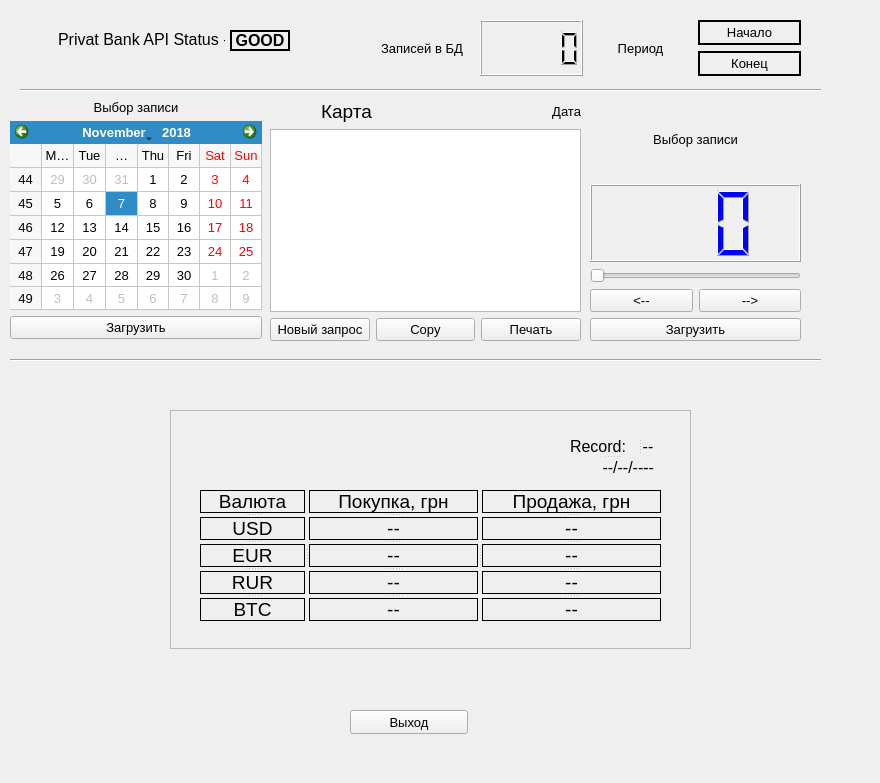
<?xml version="1.0" encoding="UTF-8"?>
<ui version="4.0">
 <class>Form</class>
 <widget class="QWidget" name="Form">
  <property name="geometry">
   <rect>
    <x>0</x>
    <y>0</y>
    <width>880</width>
    <height>783</height>
   </rect>
  </property>
  <property name="font">
   <font>
    <pointsize>10</pointsize>
   </font>
  </property>
  <property name="windowTitle">
   <string>Privat Bank API</string>
  </property>
  <property name="windowIcon">
   <iconset>
    <normaloff>Res/PrivatBank.ico</normaloff>Res/PrivatBank.ico</iconset>
  </property>
  <widget class="QPushButton" name="btn_exit">
   <property name="geometry">
    <rect>
     <x>350</x>
     <y>710</y>
     <width>118</width>
     <height>24</height>
    </rect>
   </property>
   <property name="text">
    <string>Выход</string>
   </property>
  </widget>
  <widget class="QWidget" name="layoutWidget">
   <property name="geometry">
    <rect>
     <x>270</x>
     <y>100</y>
     <width>311</width>
     <height>241</height>
    </rect>
   </property>
   <layout class="QVBoxLayout" name="verticalLayout_result_box">
    <item>
     <layout class="QHBoxLayout" name="horizontalLayout_result_data">
      <item>
       <widget class="QLabel" name="label">
        <property name="font">
         <font>
          <pointsize>14</pointsize>
         </font>
        </property>
        <property name="styleSheet">
         <string notr="true">border-color: rgb(0, 170, 255);</string>
        </property>
        <property name="text">
         <string>Карта</string>
        </property>
        <property name="alignment">
         <set>Qt::AlignCenter</set>
        </property>
        <property name="buddy">
         <cstring>textEdit</cstring>
        </property>
       </widget>
      </item>
      <item>
       <widget class="QLabel" name="label_date">
        <property name="font">
         <font>
          <pointsize>10</pointsize>
         </font>
        </property>
        <property name="text">
         <string>Дата</string>
        </property>
        <property name="alignment">
         <set>Qt::AlignRight|Qt::AlignTrailing|Qt::AlignVCenter</set>
        </property>
        <property name="buddy">
         <cstring>textEdit</cstring>
        </property>
       </widget>
      </item>
     </layout>
    </item>
    <item>
     <widget class="QTextEdit" name="textEdit">
      <property name="font">
       <font>
        <pointsize>10</pointsize>
       </font>
      </property>
      <property name="autoFormatting">
       <set>QTextEdit::AutoAll</set>
      </property>
      <property name="readOnly">
       <bool>true</bool>
      </property>
      <property name="html">
       <string>&lt;!DOCTYPE HTML PUBLIC &quot;-//W3C//DTD HTML 4.0//EN&quot; &quot;http://www.w3.org/TR/REC-html40/strict.dtd&quot;&gt;
&lt;html&gt;&lt;head&gt;&lt;meta name=&quot;qrichtext&quot; content=&quot;1&quot; /&gt;&lt;style type=&quot;text/css&quot;&gt;
p, li { white-space: pre-wrap; }
&lt;/style&gt;&lt;/head&gt;&lt;body style=&quot; font-family:'MS Shell Dlg 2'; font-size:10pt; font-weight:400; font-style:normal;&quot;&gt;
&lt;p style=&quot;-qt-paragraph-type:empty; margin-top:0px; margin-bottom:0px; margin-left:0px; margin-right:0px; -qt-block-indent:0; text-indent:0px; font-size:8.25pt;&quot;&gt;&lt;br /&gt;&lt;/p&gt;&lt;/body&gt;&lt;/html&gt;</string>
      </property>
     </widget>
    </item>
    <item>
     <layout class="QHBoxLayout" name="horizontalLayout_btns">
      <item>
       <widget class="QPushButton" name="btn_request">
        <property name="styleSheet">
         <string notr="true"/>
        </property>
        <property name="text">
         <string>Новый запрос</string>
        </property>
       </widget>
      </item>
      <item>
       <widget class="QPushButton" name="btn_copy">
        <property name="text">
         <string>Copy</string>
        </property>
       </widget>
      </item>
      <item>
       <widget class="QPushButton" name="btn_print">
        <property name="toolTip">
         <string>&lt;html&gt;&lt;head/&gt;&lt;body&gt;&lt;p&gt;Print Tool Tip&lt;/p&gt;&lt;/body&gt;&lt;/html&gt;</string>
        </property>
        <property name="whatsThis">
         <string>&lt;html&gt;&lt;head/&gt;&lt;body&gt;&lt;p&gt;Print command What this&lt;/p&gt;&lt;/body&gt;&lt;/html&gt;</string>
        </property>
        <property name="text">
         <string>Печать</string>
        </property>
       </widget>
      </item>
     </layout>
    </item>
   </layout>
  </widget>
  <widget class="QWidget" name="layoutWidget">
   <property name="geometry">
    <rect>
     <x>370</x>
     <y>20</y>
     <width>431</width>
     <height>56</height>
    </rect>
   </property>
   <layout class="QHBoxLayout" name="horizontalLayout_5">
    <item>
     <layout class="QHBoxLayout" name="horizontalLayout_4">
      <item>
       <widget class="QLabel" name="label_2">
        <property name="font">
         <font>
          <pointsize>10</pointsize>
         </font>
        </property>
        <property name="text">
         <string>Записей в БД</string>
        </property>
        <property name="alignment">
         <set>Qt::AlignCenter</set>
        </property>
       </widget>
      </item>
      <item>
       <widget class="QLCDNumber" name="lcdNumber">
        <property name="intValue" stdset="0">
         <number>0</number>
        </property>
       </widget>
      </item>
     </layout>
    </item>
    <item>
     <layout class="QHBoxLayout" name="horizontalLayout_3">
      <item>
       <widget class="QLabel" name="label_3">
        <property name="font">
         <font>
          <pointsize>10</pointsize>
          <weight>50</weight>
          <bold>false</bold>
         </font>
        </property>
        <property name="text">
         <string>Период</string>
        </property>
        <property name="alignment">
         <set>Qt::AlignCenter</set>
        </property>
       </widget>
      </item>
      <item>
       <layout class="QVBoxLayout" name="verticalLayout">
        <item>
         <layout class="QHBoxLayout" name="horizontalLayout">
          <item>
           <widget class="QLabel" name="label_period_start">
            <property name="font">
             <font>
              <pointsize>10</pointsize>
             </font>
            </property>
            <property name="frameShape">
             <enum>QFrame::WinPanel</enum>
            </property>
            <property name="text">
             <string>Начало</string>
            </property>
            <property name="alignment">
             <set>Qt::AlignCenter</set>
            </property>
           </widget>
          </item>
         </layout>
        </item>
        <item>
         <layout class="QHBoxLayout" name="horizontalLayout_2">
          <item>
           <widget class="QLabel" name="label_period_end">
            <property name="font">
             <font>
              <pointsize>10</pointsize>
             </font>
            </property>
            <property name="frameShape">
             <enum>QFrame::WinPanel</enum>
            </property>
            <property name="text">
             <string>Конец</string>
            </property>
            <property name="alignment">
             <set>Qt::AlignCenter</set>
            </property>
           </widget>
          </item>
         </layout>
        </item>
       </layout>
      </item>
     </layout>
    </item>
   </layout>
  </widget>
  <widget class="QWidget" name="layoutWidget">
   <property name="geometry">
    <rect>
     <x>10</x>
     <y>100</y>
     <width>252</width>
     <height>239</height>
    </rect>
   </property>
   <layout class="QVBoxLayout" name="verticalLayout_4">
    <item>
     <widget class="QLabel" name="label_calendar">
      <property name="text">
       <string>Выбор записи</string>
      </property>
      <property name="alignment">
       <set>Qt::AlignCenter</set>
      </property>
      <property name="buddy">
       <cstring>calendarWidget</cstring>
      </property>
     </widget>
    </item>
    <item>
     <layout class="QVBoxLayout" name="verticalLayout_3">
      <item>
       <widget class="QCalendarWidget" name="calendarWidget">
        <property name="selectedDate">
         <date>
          <year>2018</year>
          <month>11</month>
          <day>7</day>
         </date>
        </property>
        <property name="gridVisible">
         <bool>true</bool>
        </property>
       </widget>
      </item>
      <item>
       <widget class="QPushButton" name="btn_load_calendar">
        <property name="text">
         <string>Загрузить</string>
        </property>
       </widget>
      </item>
     </layout>
    </item>
   </layout>
  </widget>
  <widget class="QWidget" name="layoutWidget">
   <property name="geometry">
    <rect>
     <x>590</x>
     <y>100</y>
     <width>211</width>
     <height>241</height>
    </rect>
   </property>
   <layout class="QVBoxLayout" name="verticalLayout_5">
    <item>
     <widget class="QLabel" name="label_6">
      <property name="font">
       <font>
        <pointsize>10</pointsize>
       </font>
      </property>
      <property name="text">
       <string>Выбор записи</string>
      </property>
      <property name="alignment">
       <set>Qt::AlignCenter</set>
      </property>
      <property name="buddy">
       <cstring>horizontalSlider_sel_record</cstring>
      </property>
     </widget>
    </item>
    <item>
     <widget class="QLCDNumber" name="lcdNumber_sel_record">
      <property name="font">
       <font>
        <pointsize>10</pointsize>
       </font>
      </property>
      <property name="styleSheet">
       <string notr="true">color: rgb(0, 0, 255);
</string>
      </property>
      <property name="smallDecimalPoint">
       <bool>false</bool>
      </property>
      <property name="digitCount">
       <number>3</number>
      </property>
      <property name="segmentStyle">
       <enum>QLCDNumber::Filled</enum>
      </property>
     </widget>
    </item>
    <item>
     <layout class="QVBoxLayout" name="verticalLayout_2">
      <item>
       <widget class="QSlider" name="horizontalSlider_sel_record">
        <property name="autoFillBackground">
         <bool>false</bool>
        </property>
        <property name="minimum">
         <number>1</number>
        </property>
        <property name="maximum">
         <number>15</number>
        </property>
        <property name="value">
         <number>1</number>
        </property>
        <property name="sliderPosition">
         <number>1</number>
        </property>
        <property name="orientation">
         <enum>Qt::Horizontal</enum>
        </property>
        <property name="invertedAppearance">
         <bool>false</bool>
        </property>
       </widget>
      </item>
      <item>
       <layout class="QHBoxLayout" name="horizontalLayout_6">
        <item>
         <widget class="QPushButton" name="btn_left">
          <property name="text">
           <string>&lt;--</string>
          </property>
         </widget>
        </item>
        <item>
         <widget class="QPushButton" name="btn_right">
          <property name="text">
           <string>--&gt;</string>
          </property>
         </widget>
        </item>
       </layout>
      </item>
     </layout>
    </item>
    <item>
     <widget class="QPushButton" name="btn_load">
      <property name="text">
       <string>Загрузить</string>
      </property>
     </widget>
    </item>
   </layout>
  </widget>
  <widget class="Line" name="line">
   <property name="geometry">
    <rect>
     <x>20</x>
     <y>80</y>
     <width>801</width>
     <height>20</height>
    </rect>
   </property>
   <property name="orientation">
    <enum>Qt::Horizontal</enum>
   </property>
  </widget>
  <widget class="Line" name="line_2">
   <property name="geometry">
    <rect>
     <x>10</x>
     <y>350</y>
     <width>811</width>
     <height>20</height>
    </rect>
   </property>
   <property name="orientation">
    <enum>Qt::Horizontal</enum>
   </property>
  </widget>
  <widget class="QFrame" name="frame">
   <property name="geometry">
    <rect>
     <x>170</x>
     <y>410</y>
     <width>521</width>
     <height>239</height>
    </rect>
   </property>
   <property name="styleSheet">
    <string notr="true">border-color: rgb(0, 0, 0);</string>
   </property>
   <property name="frameShape">
    <enum>QFrame::StyledPanel</enum>
   </property>
   <property name="frameShadow">
    <enum>QFrame::Plain</enum>
   </property>
   <property name="lineWidth">
    <number>2</number>
   </property>
   <property name="midLineWidth">
    <number>0</number>
   </property>
   <widget class="QSplitter" name="splitter_4">
    <property name="geometry">
     <rect>
      <x>30</x>
      <y>80</y>
      <width>461</width>
      <height>131</height>
     </rect>
    </property>
    <property name="orientation">
     <enum>Qt::Horizontal</enum>
    </property>
    <widget class="QSplitter" name="splitter">
     <property name="orientation">
      <enum>Qt::Vertical</enum>
     </property>
     <widget class="QLabel" name="label_12">
      <property name="font">
       <font>
        <pointsize>14</pointsize>
       </font>
      </property>
      <property name="frameShape">
       <enum>QFrame::Box</enum>
      </property>
      <property name="text">
       <string>Валюта</string>
      </property>
      <property name="alignment">
       <set>Qt::AlignCenter</set>
      </property>
     </widget>
     <widget class="QLabel" name="label_usd">
      <property name="font">
       <font>
        <pointsize>14</pointsize>
        <weight>50</weight>
        <bold>false</bold>
        <kerning>false</kerning>
       </font>
      </property>
      <property name="frameShape">
       <enum>QFrame::Box</enum>
      </property>
      <property name="text">
       <string>USD</string>
      </property>
      <property name="textFormat">
       <enum>Qt::AutoText</enum>
      </property>
      <property name="scaledContents">
       <bool>false</bool>
      </property>
      <property name="alignment">
       <set>Qt::AlignCenter</set>
      </property>
     </widget>
     <widget class="QLabel" name="label_eur">
      <property name="font">
       <font>
        <pointsize>14</pointsize>
        <weight>50</weight>
        <bold>false</bold>
        <kerning>false</kerning>
       </font>
      </property>
      <property name="frameShape">
       <enum>QFrame::Box</enum>
      </property>
      <property name="text">
       <string>EUR</string>
      </property>
      <property name="textFormat">
       <enum>Qt::AutoText</enum>
      </property>
      <property name="scaledContents">
       <bool>false</bool>
      </property>
      <property name="alignment">
       <set>Qt::AlignCenter</set>
      </property>
     </widget>
     <widget class="QLabel" name="label_rur">
      <property name="font">
       <font>
        <pointsize>14</pointsize>
        <weight>50</weight>
        <bold>false</bold>
        <kerning>false</kerning>
       </font>
      </property>
      <property name="frameShape">
       <enum>QFrame::Box</enum>
      </property>
      <property name="text">
       <string>RUR</string>
      </property>
      <property name="textFormat">
       <enum>Qt::AutoText</enum>
      </property>
      <property name="scaledContents">
       <bool>false</bool>
      </property>
      <property name="alignment">
       <set>Qt::AlignCenter</set>
      </property>
     </widget>
     <widget class="QLabel" name="label_btc">
      <property name="font">
       <font>
        <pointsize>14</pointsize>
        <weight>50</weight>
        <bold>false</bold>
        <kerning>false</kerning>
       </font>
      </property>
      <property name="frameShape">
       <enum>QFrame::Box</enum>
      </property>
      <property name="text">
       <string>BTC</string>
      </property>
      <property name="textFormat">
       <enum>Qt::AutoText</enum>
      </property>
      <property name="scaledContents">
       <bool>false</bool>
      </property>
      <property name="alignment">
       <set>Qt::AlignCenter</set>
      </property>
     </widget>
    </widget>
    <widget class="QSplitter" name="splitter_2">
     <property name="orientation">
      <enum>Qt::Vertical</enum>
     </property>
     <widget class="QLabel" name="label_13">
      <property name="font">
       <font>
        <pointsize>14</pointsize>
       </font>
      </property>
      <property name="frameShape">
       <enum>QFrame::Box</enum>
      </property>
      <property name="text">
       <string>Покупка, грн</string>
      </property>
      <property name="alignment">
       <set>Qt::AlignCenter</set>
      </property>
     </widget>
     <widget class="QLabel" name="label_usd_buy">
      <property name="font">
       <font>
        <pointsize>14</pointsize>
       </font>
      </property>
      <property name="frameShape">
       <enum>QFrame::Box</enum>
      </property>
      <property name="text">
       <string>--</string>
      </property>
      <property name="alignment">
       <set>Qt::AlignCenter</set>
      </property>
     </widget>
     <widget class="QLabel" name="label_eur_buy">
      <property name="font">
       <font>
        <pointsize>14</pointsize>
       </font>
      </property>
      <property name="frameShape">
       <enum>QFrame::Box</enum>
      </property>
      <property name="text">
       <string>--</string>
      </property>
      <property name="alignment">
       <set>Qt::AlignCenter</set>
      </property>
     </widget>
     <widget class="QLabel" name="label_rur_buy">
      <property name="font">
       <font>
        <pointsize>14</pointsize>
       </font>
      </property>
      <property name="frameShape">
       <enum>QFrame::Box</enum>
      </property>
      <property name="text">
       <string>--</string>
      </property>
      <property name="alignment">
       <set>Qt::AlignCenter</set>
      </property>
     </widget>
     <widget class="QLabel" name="label_btc_buy">
      <property name="font">
       <font>
        <pointsize>14</pointsize>
       </font>
      </property>
      <property name="frameShape">
       <enum>QFrame::Box</enum>
      </property>
      <property name="text">
       <string>--</string>
      </property>
      <property name="alignment">
       <set>Qt::AlignCenter</set>
      </property>
     </widget>
    </widget>
    <widget class="QSplitter" name="splitter_3">
     <property name="orientation">
      <enum>Qt::Vertical</enum>
     </property>
     <widget class="QLabel" name="label_14">
      <property name="font">
       <font>
        <pointsize>14</pointsize>
       </font>
      </property>
      <property name="frameShape">
       <enum>QFrame::Box</enum>
      </property>
      <property name="text">
       <string>Продажа, грн</string>
      </property>
      <property name="alignment">
       <set>Qt::AlignCenter</set>
      </property>
     </widget>
     <widget class="QLabel" name="label_usd_sale">
      <property name="font">
       <font>
        <pointsize>14</pointsize>
       </font>
      </property>
      <property name="frameShape">
       <enum>QFrame::Box</enum>
      </property>
      <property name="text">
       <string>--</string>
      </property>
      <property name="alignment">
       <set>Qt::AlignCenter</set>
      </property>
     </widget>
     <widget class="QLabel" name="label_eur_sale">
      <property name="font">
       <font>
        <pointsize>14</pointsize>
       </font>
      </property>
      <property name="frameShape">
       <enum>QFrame::Box</enum>
      </property>
      <property name="text">
       <string>--</string>
      </property>
      <property name="alignment">
       <set>Qt::AlignCenter</set>
      </property>
     </widget>
     <widget class="QLabel" name="label_rur_sale">
      <property name="font">
       <font>
        <pointsize>14</pointsize>
       </font>
      </property>
      <property name="frameShape">
       <enum>QFrame::Box</enum>
      </property>
      <property name="text">
       <string>--</string>
      </property>
      <property name="alignment">
       <set>Qt::AlignCenter</set>
      </property>
     </widget>
     <widget class="QLabel" name="label_btc_sale">
      <property name="font">
       <font>
        <pointsize>14</pointsize>
       </font>
      </property>
      <property name="frameShape">
       <enum>QFrame::Box</enum>
      </property>
      <property name="text">
       <string>--</string>
      </property>
      <property name="alignment">
       <set>Qt::AlignCenter</set>
      </property>
     </widget>
    </widget>
   </widget>
   <widget class="QSplitter" name="splitter_6">
    <property name="geometry">
     <rect>
      <x>400</x>
      <y>28</y>
      <width>84</width>
      <height>38</height>
     </rect>
    </property>
    <property name="orientation">
     <enum>Qt::Vertical</enum>
    </property>
    <widget class="QSplitter" name="splitter_5">
     <property name="orientation">
      <enum>Qt::Horizontal</enum>
     </property>
     <widget class="QLabel" name="label_7">
      <property name="font">
       <font>
        <pointsize>12</pointsize>
       </font>
      </property>
      <property name="text">
       <string>Record: </string>
      </property>
     </widget>
     <widget class="QLabel" name="label_rec_number">
      <property name="font">
       <font>
        <pointsize>12</pointsize>
       </font>
      </property>
      <property name="text">
       <string>--</string>
      </property>
      <property name="alignment">
       <set>Qt::AlignCenter</set>
      </property>
     </widget>
    </widget>
    <widget class="QLabel" name="label_rec_date">
     <property name="font">
      <font>
       <pointsize>12</pointsize>
      </font>
     </property>
     <property name="text">
      <string>--/--/----</string>
     </property>
     <property name="alignment">
      <set>Qt::AlignRight|Qt::AlignTrailing|Qt::AlignVCenter</set>
     </property>
    </widget>
   </widget>
   <zorder>label_usd</zorder>
   <zorder>label_usd_buy</zorder>
   <zorder></zorder>
   <zorder>label_9</zorder>
   <zorder>label_10</zorder>
   <zorder>label_11</zorder>
   <zorder>label_12</zorder>
   <zorder>label_13</zorder>
   <zorder>label_14</zorder>
   <zorder>label_usd_sale</zorder>
   <zorder>label_eur</zorder>
   <zorder>label_eur_sale</zorder>
   <zorder>label_eur_buy</zorder>
   <zorder>label_rur</zorder>
   <zorder>label_rur_sale</zorder>
   <zorder>label_rur_buy</zorder>
   <zorder>label_btc</zorder>
   <zorder>label_btc_sale</zorder>
   <zorder>label_btc_buy</zorder>
   <zorder>label_7</zorder>
   <zorder>label_rec_number</zorder>
   <zorder>label_rec_date</zorder>
   <zorder>label_7</zorder>
   <zorder>label_7</zorder>
   <zorder>label_7</zorder>
   <zorder>label_7</zorder>
  </widget>
  <widget class="QLabel" name="label_PB_status_text">
   <property name="geometry">
    <rect>
     <x>58</x>
     <y>30</y>
     <width>167</width>
     <height>19</height>
    </rect>
   </property>
   <property name="font">
    <font>
     <pointsize>12</pointsize>
    </font>
   </property>
   <property name="text">
    <string>Privat Bank API Status - </string>
   </property>
  </widget>
  <widget class="QLabel" name="label_PB_status">
   <property name="geometry">
    <rect>
     <x>230</x>
     <y>30</y>
     <width>60</width>
     <height>21</height>
    </rect>
   </property>
   <property name="font">
    <font>
     <pointsize>12</pointsize>
     <weight>75</weight>
     <bold>true</bold>
    </font>
   </property>
   <property name="styleSheet">
    <string notr="true"/>
   </property>
   <property name="frameShape">
    <enum>QFrame::WinPanel</enum>
   </property>
   <property name="text">
    <string>GOOD</string>
   </property>
   <property name="alignment">
    <set>Qt::AlignCenter</set>
   </property>
  </widget>
  <zorder>layoutWidget</zorder>
  <zorder>layoutWidget</zorder>
  <zorder>layoutWidget</zorder>
  <zorder>layoutWidget</zorder>
  <zorder>btn_exit</zorder>
  <zorder>line</zorder>
  <zorder>line_2</zorder>
  <zorder>frame</zorder>
  <zorder>label_PB_status_text</zorder>
  <zorder>label_PB_status</zorder>
 </widget>
 <resources/>
 <connections>
  <connection>
   <sender>btn_copy</sender>
   <signal>clicked()</signal>
   <receiver>textEdit</receiver>
   <slot>copy()</slot>
   <hints>
    <hint type="sourcelabel">
     <x>813</x>
     <y>347</y>
    </hint>
    <hint type="destinationlabel">
     <x>917</x>
     <y>216</y>
    </hint>
   </hints>
  </connection>
 </connections>
</ui>
